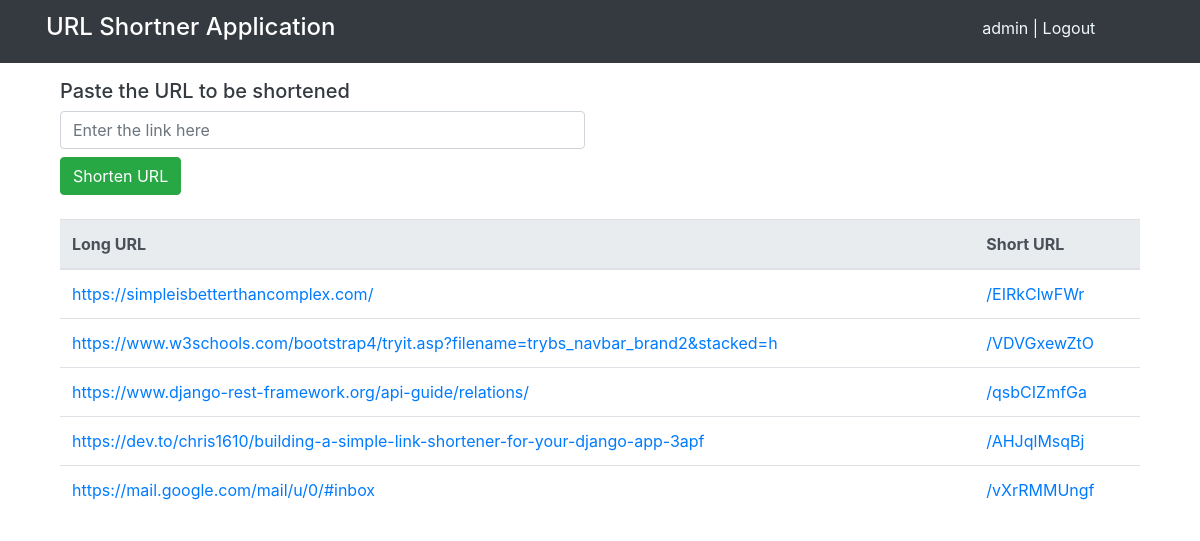
Page /home (signed in) on the committed database.
### urlapp/models.py (models this page shows, shortened)
class UrlData(models.Model):
    url = models.CharField(max_length=200)
    slug = models.CharField(max_length=15)
    user = models.ForeignKey(to = User, on_delete=models.CASCADE, blank=True, null=True)

### urlapp/views.py (the view)
# urls.py: 2. Add a URL to urlpatterns:  path('', views.home, name='home')
def home(request):
    if request.user.is_authenticated:
        urls = UrlData.objects.filter(user = request.user.id).all()
        return render(request,'home.html', {'urls' : urls})
    else:
        return render(request,"home.html")

### templates/home.html (shortened to what this page needs)
{% extends "base.html" %}
{% block content %}
    <div class="container">
        <div class="col-md-6 my-3">
            <form method="POST" action="{% url 'createshorturl' %}">
                <h5>Paste the URL to be shortened</h5>
                <input type="url" name="url" placeholder="Enter the link here" class="form-control" required>
                <button type="submit" class="btn btn-success my-2">Shorten URL</button>
            </form>
        </div>
        {% if request.user.is_authenticated %}
            {% if urls %}
                <div class="col-md-12 my-3">
                    <table class="table">
                        <thead class="thead-light">
                        <tr>
                            <th>Long URL</th>
                            <th>Short URL</th>
                        </tr>
                        </thead>
                        <tbody>
                            {% for url in urls %}
                                <tr>
                                <td><a href="{{url.url}}" target="_blank">{{url.url}}</a></td>
                                <td> <a href="{% url 'redirecturl' url.slug %}" target="_blank">
                                    {{ request.META.HTTP_HOST }}/{{url.slug}}</a></td>
                                </tr>
                            {% endfor %}
                        </tbody>
                    </table>
                </div>
            {% endif %}
        {% endif %}
    </div>
{% endblock %}

### templates/base.html (shortened to what this page needs)
<!DOCTYPE html>
<html lang="en">
  <head>
    <link rel="stylesheet" href="https://cdn.jsdelivr.net/npm/bootstrap@4.6.1/dist/css/bootstrap.min.css">
    <link rel="stylesheet" href="https://cdnjs.cloudflare.com/ajax/libs/font-awesome/4.7.0/css/font-awesome.min.css">
  </head>
  <body>
    <div class="col-md-12 d-flex bg-dark ">
      <div class="col-md-9">
        <nav class="navbar navbar-expand-sm bg-dark navbar-dark">
            <a class="navbar-brand" href="{% url 'home' %}">
              <h4>URL Shortner Application</h4>
            </a>
        </nav>
      </div>
      <div class="col-md-3 mt-3" style="text-align: center;">
        {% if user.is_authenticated %}
          <span style = "color: aliceblue;">
              {{ request.user.username }} | <a href="{% url 'logout' %}" style = "color: aliceblue;">Logout</a>
          </span>
        {% else %}
        <span style = "color: aliceblue;">
          You are not logged in | <a href="{% url 'login' %}" style = "color: aliceblue;">Login</a>
        </span>
        {% endif %}
      </div>
    </div>
    <div class="container-fluid h-100 text-dark">
        {% block content %}{% endblock %}
    </div>
  </body>
</html>

### templates/base.html (style rules this page uses)
body,html { height: 100%; overflow: hidden; }

### rows in the picture
UrlData: url "https://simpleisbetterthancomplex.com/", slug "EIRkClwFWr"
UrlData: url "https://www.w3schools.com/bootstrap4/tryit.asp?filename=trybs_navbar_brand2&stacked=h", slug "VDVGxewZtO"
UrlData: url "https://www.django-rest-framework.org/api-guide/relations/", slug "qsbCIZmfGa"
UrlData: url "https://dev.to/chris1610/building-a-simple-link-shortener-for-your-django-app-3apf", slug "AHJqlMsqBj"
UrlData: url "https://mail.google.com/mail/u/0/#inbox", slug "vXrRMMUngf"

### other values in the picture
{{ request.user.username }} "admin"
